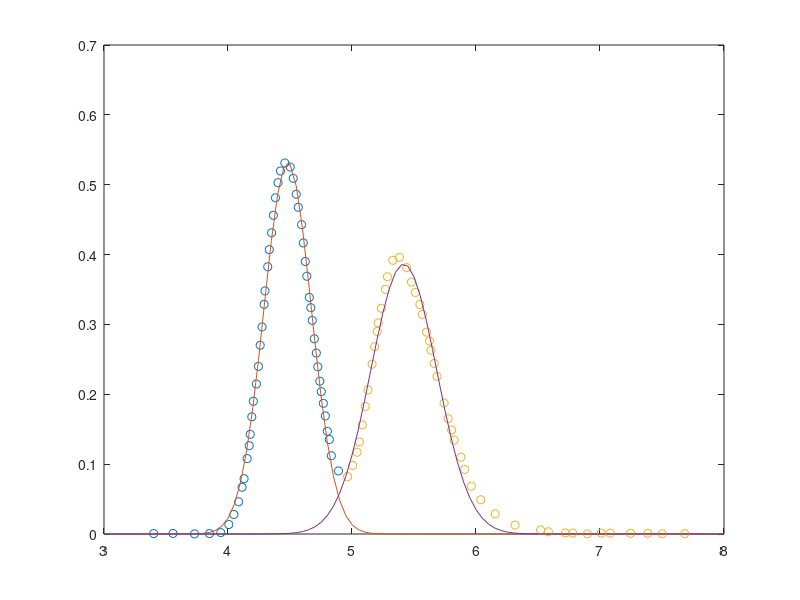

Recreate this plot in MATLAB.
function gaussPeakFit(xy, peakSplit, a, b, c)
% GAUSSPEAKFIT  Fits a gaussian curve to the data provided. Works for any
% number of peaks.
%
% Gaussian function : f(x) = a * exp( -(x-b)^2 / (2*c^2) ) where,
% a is the max height of the peak,
% b is the position of the center of the peak (mean), and
% c controls the width of the peak (standard deviation)
% 
% INPUTS:
% xy : matrix in the [x y] format containing x, y data points
% 
% peakSplit : vector containing the x points around which the data is
% separated into ist respective peaks. For 2 peaks, peakSplit must contain
% 1 element. To fit a single peak peakSplit must be an empty vector.
%
% a : vector cointainig the initial estimations for the max height of the
% peak (a) for each peak.
%
% b : vector cointainig the initial estimations for the mean of the peak 
% (b) for each peak.
%
% c : vector cointainig the initial estimations for the standard deviation 
% of the peak (c) for each peak.
%
% OUTPUTS:
% Exitflag : optimization status. If exitflag = 1, optimization converged
%
% Peak height (a),  Peak mean (b), and Peak width (c) : optimizaed
% parameters
%
% R : correlation coefficient calculated using Matlab corrcoef function
%
% AARD : absolute average relative deviation
%
% A : Area under peak calculated using Matlab trapz function
%
% Figure containing the original and fited data

clc


%% Default arguments (Example)
if nargin == 0
    peakSplit = [4.9];    % x point around which data is split for the peaks
    a = [1 1];           % max height of the peak
    b = [4.5 5.5];         % position of the center of the peak (mean)
    c = [0.5 0.5];         % width of the peak (standard deviation)

    % Peak data points (matrix in the [x y] format)
    xy = [3.400862695	0.000621997
    3.556320916	0.000770183
    3.730181839	0.000121869
    3.850869582	0.000603344
    3.941791752	0.001993669
    4.006435059	0.013544969
    4.047465804	0.027979439
    4.085800072	0.046092345
    4.113247889	0.066926177
    4.129714733	0.079206249
    4.154501394	0.107931563
    4.171020316	0.126423484
    4.179338628	0.142689194
    4.1918213	0.167708429
    4.204281423	0.190038086
    4.229034169	0.214717919
    4.245609834	0.239978242
    4.259499693	0.270189692
    4.274720013	0.296441438
    4.291354831	0.328757416
    4.298334058	0.347954171
    4.320442784	0.382569505
    4.332920804	0.407033897
    4.351532463	0.431161879
    4.366060997	0.456225998
    4.382634941	0.481280855
    4.403271092	0.502904633
    4.422863894	0.519646799
    4.458171398	0.531125828
    4.501642088	0.525286441
    4.526052464	0.509128451
    4.550407652	0.486387578
    4.56661501	0.467716124
    4.59324601	0.442825607
    4.607096851	0.416677396
    4.623238413	0.390157775
    4.635333725	0.368972856
    4.655534891	0.338711535
    4.667683792	0.323918569
    4.67980462	0.305777165
    4.695947558	0.279421689
    4.712140638	0.259047234
    4.724248422	0.239349876
    4.740439525	0.218739463
    4.752587073	0.203785201
    4.768810199	0.186994571
    4.785023606	0.169044669
    4.801203069	0.147045866
    4.817467823	0.135220612
    4.83363705	0.112000983
    4.890728916	0.090320894
    4.964297835	0.082138625
    5.005342193	0.098196874
    5.040955612	0.117081108
    5.058807016	0.131854364
    5.083555672	0.156046465
    5.106960837	0.182643978
    5.128976478	0.206156179
    5.162013166	0.243002094
    5.182678235	0.26807519
    5.203316728	0.289978242
    5.211601626	0.302258314
    5.236322462	0.323132042
    5.269277022	0.350181713
    5.285792432	0.368254723
    5.328652998	0.39181974
    5.382592094	0.39602649
    5.441358785	0.381300803
    5.480049838	0.360642515
    5.511971302	0.345793123
    5.54728124	0.328478142
    5.567617032	0.31427507
    5.601495748	0.288901043
    5.62457257	0.276333718
    5.636734108	0.26304826
    5.663008959	0.24415011
    5.685511212	0.225525818
    5.742465745	0.187464777
    5.775006893	0.165202659
    5.803506737	0.148865136
    5.823841191	0.134502479
    5.878181525	0.109933775
    5.908034763	0.092372018
    5.962380386	0.068434256
    6.038636529	0.049006623
    6.15416043	0.028697572
    6.314992975	0.012803532
    6.521171177	0.005739514
    6.583660977	0.003149451
    6.721103882	0.001504274
    6.780012519	0.00134013
    6.898641279	0.000211635
    7.010470242	0.001288834
    7.0827441	0.001288834
    7.246380684	0.001009561
    7.385473101	0.000929768
    7.502352887	0.000314226
    7.683086881	0.000391168]; 
end


%% CALCULATIONS
% Data treatment
Npeaks = length(peakSplit)+1; % number of peaks 

if Npeaks == 1
    data.x{1} = xy(:,1);
    data.y{1} = xy(:,2);
else
    % If there are more than one peak, split data points acording to respective peaks using peakSplit input
    n=0;
    for i = 1:length(peakSplit)
        for j = 1:length(xy(:,1))
            if xy(n+j,1) < peakSplit(i)
                data.x{i}(j,1) = xy(n+j,1);
                data.y{i}(j,1) = xy(n+j,2);
            else
                n=n+j-1;
                break
            end
        end
    end
    data.x{i+1} = xy(n+1:end,1);
    data.y{i+1} = xy(n+1:end,2);
end

% Parameter optimization using fminsearch
for i = 1:Npeaks
    
    parameters = [a(i) b(i) c(i)];
    options = optimset('PlotFcns',@optimplotfval);
    [parameters, fval, exitflag] = fminsearch(@fobj, parameters, options, [data.x{i} data.y{i}]);

    % Calculate Gaussian curve using optimized parameters
    x = floor(min(xy(:,1))):(ceil(max(xy(:,1)))-floor(min(xy(:,1))))/100:ceil(max(xy(:,1))); x = x';
    aOpt = parameters(1);
    bOpt = parameters(2);
    cOpt = parameters(3);
    y = aOpt .* exp( -(x-bOpt).^2 ./ (2*cOpt.^2) );

    % Calculate quality of fit statistics
    yCalc = aOpt .* exp( -(data.x{i}-bOpt).^2 ./ (2*cOpt.^2) );
    AARD = sum(abs(data.y{i}-yCalc)./data.y{i})/length(data.y{i});
    [R,P] = corrcoef(data.y{i},yCalc);

    % Calculate are under curve (integral)
    Area = trapz(yCalc);

    % Plot data
    figure(100)
    plot(data.x{i}, data.y{i}, 'o', x, y, '-')
    hold on

    % Output results
    fprintf('Optimized parameters for peak %i: \nExitflag = %i \nPeak height (a) = %.4f \nPeak mean (b) = %.4f \nPeak width (c) = %.4f \n\n', i, exitflag, aOpt, bOpt, cOpt)
    fprintf('Fit quality for peak %i: \nCorrelation coefficient (R) = %.4f , for a p-value of %.4f \nAARD = %.4f \n\n', i, R(1,2), P(1,2), AARD)
    fprintf('Area under peak %i (A) = %.4f \n\n', i, Area)
    if i ~= Npeaks
        fprintf('----- \n\n')
    end

end
hold off


%% Objective funtion
function f = fobj(parameters, data)

xExp = data(:,1);
yExp = data(:,2);

a = parameters(1);
b = parameters(2);
c = parameters(3);
yCalc = a .* exp( -(xExp-b).^2 ./ (2*c.^2) );

% Objective function for parameter optimization (Least-Squares)
f = sum( (yExp-yCalc).^2 );
